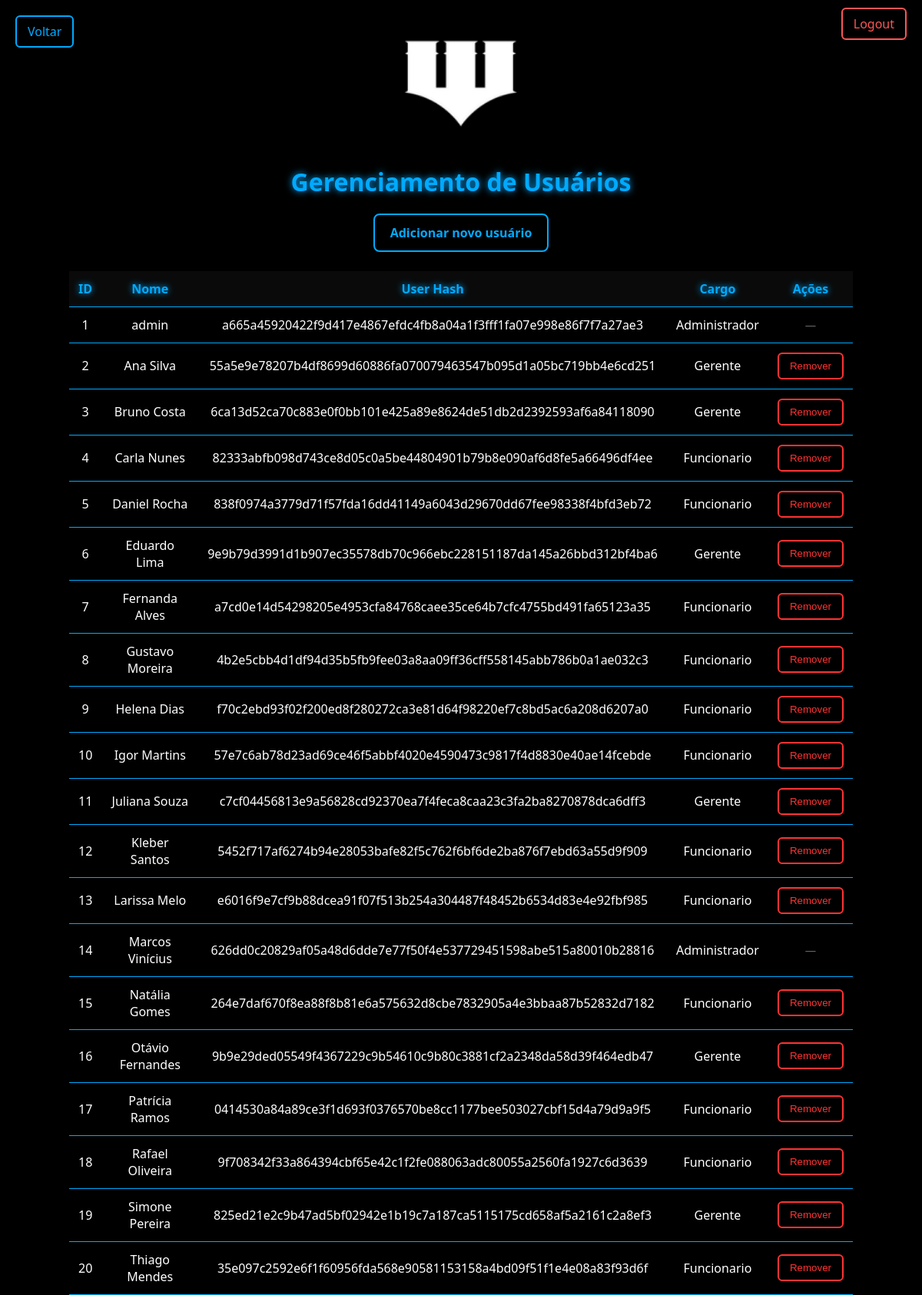
/usuarios (signed in), run on an earlier commit of the app's database.
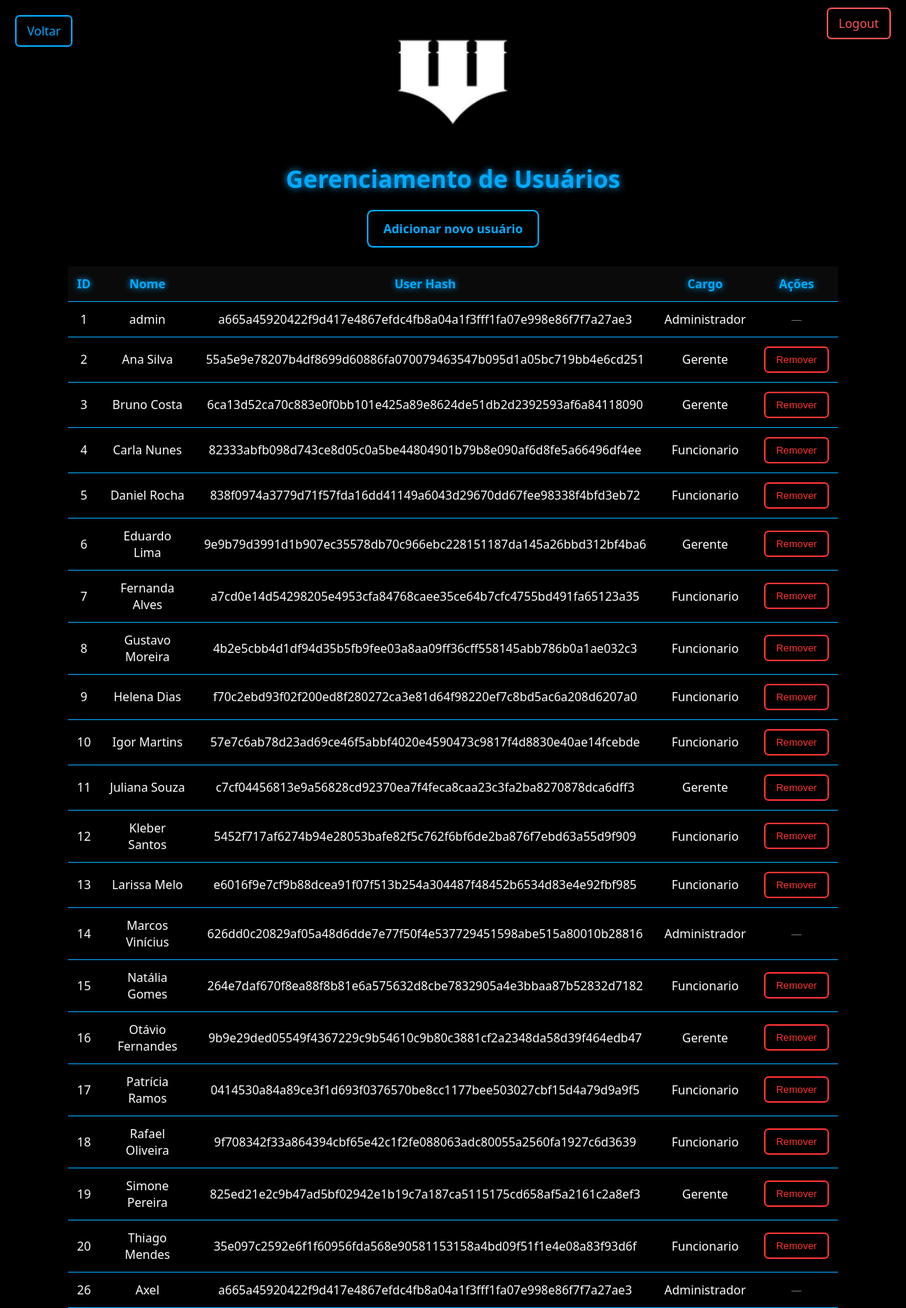
And on a later commit of the database.
### tables this page shows
CREATE TABLE usuarios (
  id INTEGER PRIMARY KEY AUTOINCREMENT,
  nome TEXT NOT NULL,
  senha TEXT NOT NULL,
  tipo TEXT NOT NULL
);

### myproject/main.py (the view)
@app.route("/usuarios")
def usuarios():
    if 'token' not in session:
        return redirect(url_for('login'))
    if not admin_check():
        return "Acesso negado: você não tem permissão para acessar essa pagina.", 403
    return usuarios_funcao()

### myproject/usuarios.py (called while the page is built)
def admin_check():
    return session.get("permissao") in ["Administrador"]

def get_usuarios():
    conn = sqlite3.connect("banco.db")
    cursor = conn.cursor()
    cursor.execute(""" SELECT id, nome, senha, tipo FROM usuarios """)
    dados = cursor.fetchall()
    conn.close()
    return dados

def usuarios_funcao():
    usuarios = get_usuarios()
    permissao = admin_check()
    return render_template("usuarios.html", usuarios=usuarios, permissao=permissao)

### myproject/templates/usuarios.html (shortened to what this page needs)
<!DOCTYPE html>
<html lang="pt-BR">
<head>
    <link rel="stylesheet" href="{{ url_for('static', filename='usuarios.css') }}">
</head>
<body>
{% if session.get('usuario') %}
    <div class="logout-container">
        <a href="/logout" class="logout-button">Logout</a>
    </div>
    <a href="{{ url_for('home') }}" class="btn-voltar-home">Voltar</a>
{% endif %}
<div class="container">
    <img src="{{ url_for('static', filename='imagens/wayne_logo.png') }}"
         alt="Wayne Industries" class="logo">
    <h1>Gerenciamento de Usuários</h1>
    <a href="/usuarios/add" class="btn-add-item">Adicionar novo usuário</a>
    <table>
        <thead>
            <tr>
                <th>ID</th>
                <th>Nome</th>
                <th>User Hash</th>
                <th>Cargo</th>
                <th>Ações</th>
            </tr>
        </thead>
        <tbody>
            {% for usuario in usuarios %}
            <tr>
                <td>{{ usuario[0] }}</td>
                <td>{{ usuario[1] }}</td>
                <td>{{ usuario[2] }}</td>
                <td>{{ usuario[3] }}</td>
                <td>
                    {% if usuario[3] != "Administrador" %}
                        <a href="/usuarios/delete/{{ usuario[0] }}">
                            <button class="btn-remover">Remover</button>
                        </a>
                    {% else %}
                        <span class="no-action">—</span>
                    {% endif %}
                </td>
            </tr>
            {% endfor %}
        </tbody>
    </table>
</div>
</body>
</html>

What changed in the data, as far as the page shows it:
added usuarios: id "26", nome "Axel", senha "a665a45920422f9d417e4867efdc4fb8a04a1f3fff1fa07e998e86f7f7a27ae3", tipo "Administrador"
